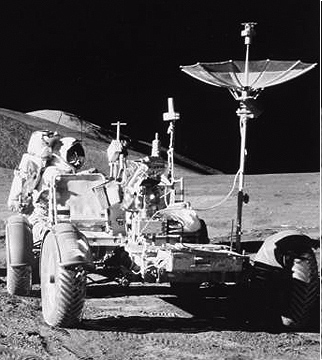
#> input picture Rover.png, 322 x 360 px
$ python TestOpenDisplayAndFourierInverse.py
#> lines starting #> are read from the running program, lines starting #| are printed output that depends on the picture
# -*- coding: utf-8 -*-
"""
TestOpenDisplayAndFourierInverse.py

Created on Wed Sep 28 16:36:45 2016

@author: slehar
"""

import matplotlib.pyplot as plt
from PIL import Image
import Tkinter, tkFileDialog
import numpy as np
import sys

# Global Variables
rad1 = 0.125
rad2 = 0.6

# Get image using finder dialog
root = Tkinter.Tk()
root.withdraw() # Hide the root window
imgFile = tkFileDialog.askopenfilename(
    title = 'Select image',
    initialfile = 'Rover.png')
#> the answer given: Rover.png

# Open figure window
winXSize = 16
winYSize = 6
winAspect = winXSize/winYSize
plt.close('all')
fig = plt.figure(figsize=(winXSize, winYSize))

# Keypress 'q' to quit callback function
def press(event):
    global ptList, data
    sys.stdout.flush()
    if event.key == 'q':
        plt.close()

# Connect keypress event to callback function
fig.canvas.mpl_connect('key_press_event', press)


# Axes for Original Image
axOrig = fig.add_axes([.05, .2, .7/winAspect, .7])
axOrig.axes.set_xticks([])
axOrig.axes.set_yticks([])
axOrig.set_title('Original')

# Read image and display
imgPil = Image.open(imgFile).convert('LA')
imgNp = np.array(imgPil.convert('L'))
ySize, xSize = imgNp.shape
#> ySize = 360; xSize = 322
hafY, hafX = ySize//2, xSize//2
#> hafY = 180; hafX = 161
imgplot = plt.imshow(imgPil)

# Axes for Fourier Image
axFour = fig.add_axes([.3, .2, .7/winAspect, .7])
axFour.axes.set_xticks([])
axFour.axes.set_yticks([])
axFour.set_title('Fourier')

# Fourier Transform
fourImg  = np.fft.fft2(imgNp)
fourShft = np.fft.fftshift(fourImg)
fourLog  = np.log(np.abs(fourShft))
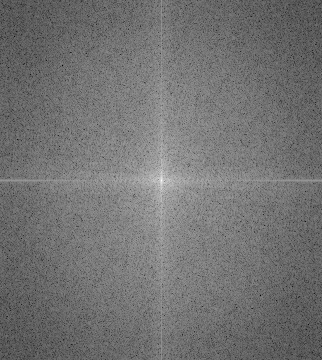
#> fourLog: shape (360, 322) float64; min 2.2, max 16.07, mean 8.45; drawn with min black and max white

fourplot = plt.imshow(fourLog, cmap='gray',
                      vmin=fourLog.min(),
                      vmax=fourLog.max())

# Axes for Inverse Fourier Image
axFourInv = fig.add_axes([.56, .2, .7/winAspect, .7])
axFourInv.axes.set_xticks([])
axFourInv.axes.set_yticks([])
axFourInv.set_title('Inverse Fourier')

# Inverse Fourier Transform
fourIshft = np.fft.ifftshift(fourShft)
fourInv  = np.fft.ifft2(fourIshft)
fourReal = fourInv.astype(float)
plt.imshow(fourReal, cmap='gray',
                      vmin=fourReal.min(),
                      vmax=fourReal.max())

# Show image
plt.ion()
#plt.pause(.001)
plt.show()
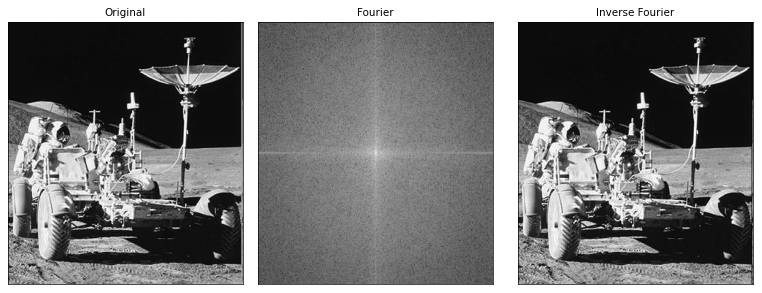
#> figure drawn by matplotlib, 3 panels

# Pop fig window to top]]
figmgr=plt.get_current_fig_manager()
figmgr.canvas.manager.window.raise_()
geom=figmgr.window.geometry()
#> (the run stopped early here; a loop or call above may not have finished)
